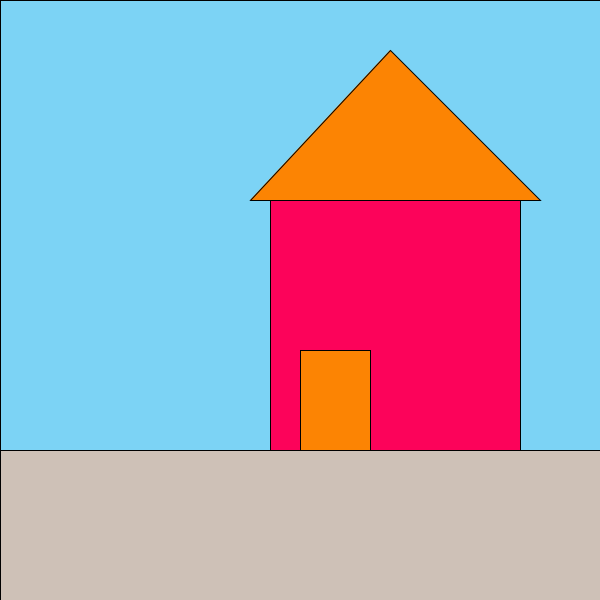
Frame 1 (no input)
Frame 60 (the mouse pressed at the canvas centre just before this capture): identical to frame 1, image omitted
Frame 120 (the mouse held since frame 60 and released just before this capture): identical to frame 1, image omitted

The Processing sketch that drew this single still picture (run headless with seeded random() and noise(); from frame 60 on, the mouse is pressed at the canvas centre):

// Processing sketch: house_drawing
// ── house_drawing.pde
//Emma Lee
//Sept 9

void setup() {
  size(600, 600);
}

void draw() {
  
//sky
fill(124, 211, 245);
rect(0, 0, 600, 450);
  
//ground
fill(206, 193, 183);
rect(0, 450, 600, 600);

//house square shape
fill(252, 3, 90);
rect(270, 200, 250, 250);

//house roof
fill(252, 132, 3);
triangle(250, 200, 540, 200, 390, 50);

//house door
fill(252, 132, 3);
rect(300, 350, 70, 100);

//house doorknob
fill(252, 3, 90);


}
